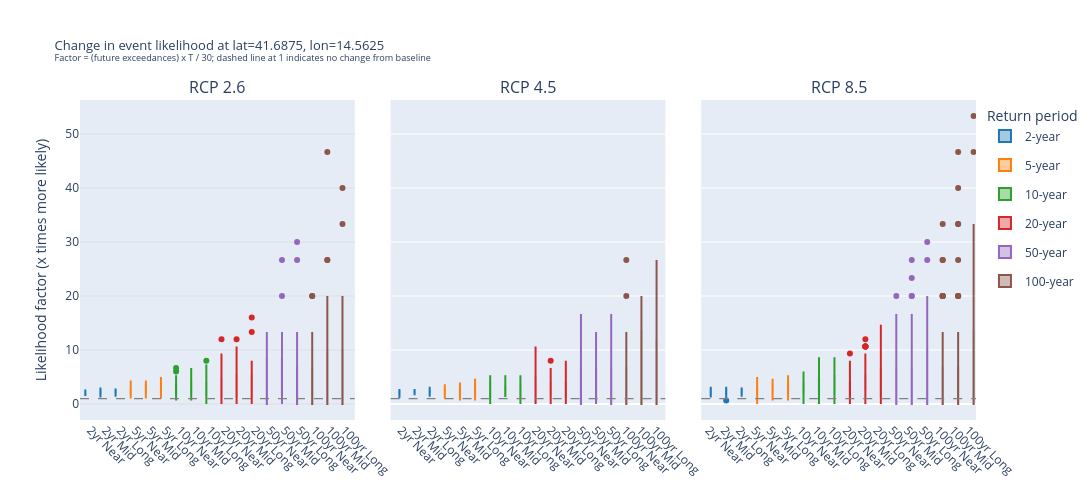

This figure's notebook cell:
### Code cell
# -- Plot B: "x times more likely" boxplot at the sample grid point --
# X-axis: grouped by return period (6) then future period (3) = 18 boxes per RCP panel
# Y-axis: likelihood factor = n_exceed * T / 30
# Color:  return period category
# Panels: one per RCP scenario (3 columns)

rp_all     = [2, 5, 10, 20, 50, 100]
rp_all_hex = {
    2:   '#1f77b4',
    5:   '#ff7f0e',
    10:  '#2ca02c',
    20:  '#d62728',
    50:  '#9467bd',
    100: '#8c564b',
}
period_abbrev = {
    'Near-term (2021-2050)': 'Near',
    'Mid-term (2041-2070)':  'Mid',
    'Long-term (2071-2100)': 'Long',
}

fig = make_subplots(
    rows=1, cols=3,
    subplot_titles=[rcp_labels[r] for r in rcps],
    shared_yaxes=True,
    horizontal_spacing=0.04,
)

for col_idx, rcp in enumerate(rcps, start=1):
    rcp_data = sample_fp[sample_fp['rcp'] == rcp]

    for rp_val in rp_all:
        rp_data_rp = rcp_data[rcp_data['return_period'] == rp_val]
        show_leg   = (col_idx == 1)

        for period_name in future_period_names:
            period_data = rp_data_rp[rp_data_rp['period'] == period_name]
            x_label     = f'{rp_val}yr {period_abbrev[period_name]}'

            fig.add_trace(go.Box(
                y=period_data['factor'],
                x=[x_label] * len(period_data),
                name=f'{rp_val}-year' if show_leg and period_name == future_period_names[0] else None,
                legendgroup=str(rp_val),
                showlegend=show_leg and period_name == future_period_names[0],
                marker_color=rp_all_hex[rp_val],
                line_color=rp_all_hex[rp_val],
                fillcolor=f"rgba({','.join(str(int(rp_all_hex[rp_val].lstrip('#')[i:i+2],16)) for i in (0,2,4))},0.4)",
                boxmean=True,
                hovertemplate=(
                    f'{rp_val}-yr {period_abbrev[period_name]}<br>'
                    'Factor: %{y:.2f}<extra></extra>'
                ),
            ), row=1, col=col_idx)

    # Reference line at factor = 1 (no change)
    fig.add_hline(y=1, line_dash='dash', line_color='grey', line_width=1.2,
                  row=1, col=col_idx)

    fig.update_xaxes(
        tickangle=45,
        showgrid=False,
        row=1, col=col_idx,
    )

fig.update_yaxes(
    title_text='Likelihood factor (x times more likely)',
    showgrid=True, gridcolor='lightgrey', gridwidth=0.5,
    zeroline=False,
    row=1, col=1,
)
fig.update_layout(
    title=dict(
        text=(
            f'Change in event likelihood at lat={sample_lat}, lon={sample_lon}<br>'
            f'<sup>Factor = (future exceedances) x T / 30; '
            f'dashed line at 1 indicates no change from baseline</sup>'
        ),
        font=dict(size=13),
    ),
    boxmode='group',
    legend=dict(title='Return period', x=1.01, y=0.99, xanchor='left', yanchor='top'),
    width=1200,
    height=500,
)
fig.show()
